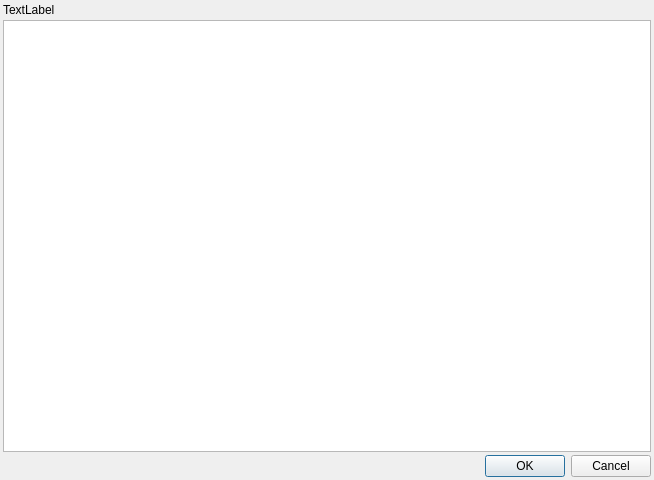
<?xml version="1.0" encoding="UTF-8"?>
<ui version="4.0">
 <class>MoveConfirmationDialog</class>
 <widget class="QDialog" name="MoveConfirmationDialog">
  <property name="geometry">
   <rect>
    <x>0</x>
    <y>0</y>
    <width>654</width>
    <height>480</height>
   </rect>
  </property>
  <property name="windowTitle">
   <string>Dialog</string>
  </property>
  <layout class="QVBoxLayout" name="verticalLayout">
   <property name="spacing">
    <number>3</number>
   </property>
   <property name="leftMargin">
    <number>3</number>
   </property>
   <property name="topMargin">
    <number>3</number>
   </property>
   <property name="rightMargin">
    <number>3</number>
   </property>
   <property name="bottomMargin">
    <number>3</number>
   </property>
   <item>
    <widget class="QLabel" name="message_label">
     <property name="text">
      <string>TextLabel</string>
     </property>
    </widget>
   </item>
   <item>
    <widget class="QListWidget" name="list"/>
   </item>
   <item>
    <widget class="QDialogButtonBox" name="buttonBox">
     <property name="orientation">
      <enum>Qt::Horizontal</enum>
     </property>
     <property name="standardButtons">
      <set>QDialogButtonBox::Cancel|QDialogButtonBox::Ok</set>
     </property>
    </widget>
   </item>
  </layout>
 </widget>
 <resources/>
 <connections>
  <connection>
   <sender>buttonBox</sender>
   <signal>accepted()</signal>
   <receiver>MoveConfirmationDialog</receiver>
   <slot>accept()</slot>
   <hints>
    <hint type="sourcelabel">
     <x>248</x>
     <y>254</y>
    </hint>
    <hint type="destinationlabel">
     <x>157</x>
     <y>274</y>
    </hint>
   </hints>
  </connection>
  <connection>
   <sender>buttonBox</sender>
   <signal>rejected()</signal>
   <receiver>MoveConfirmationDialog</receiver>
   <slot>reject()</slot>
   <hints>
    <hint type="sourcelabel">
     <x>316</x>
     <y>260</y>
    </hint>
    <hint type="destinationlabel">
     <x>286</x>
     <y>274</y>
    </hint>
   </hints>
  </connection>
 </connections>
</ui>
